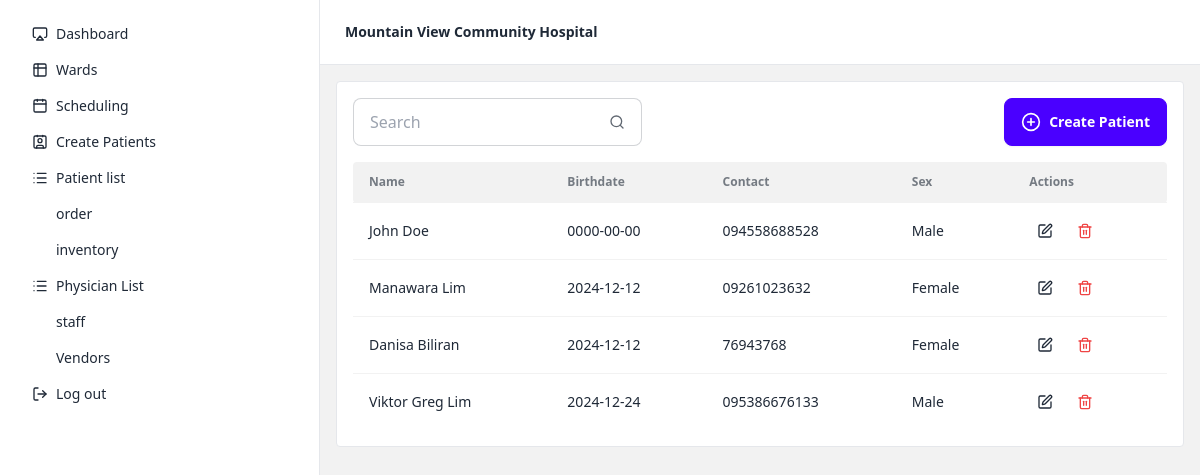
Before: /patients.php with the older database file.
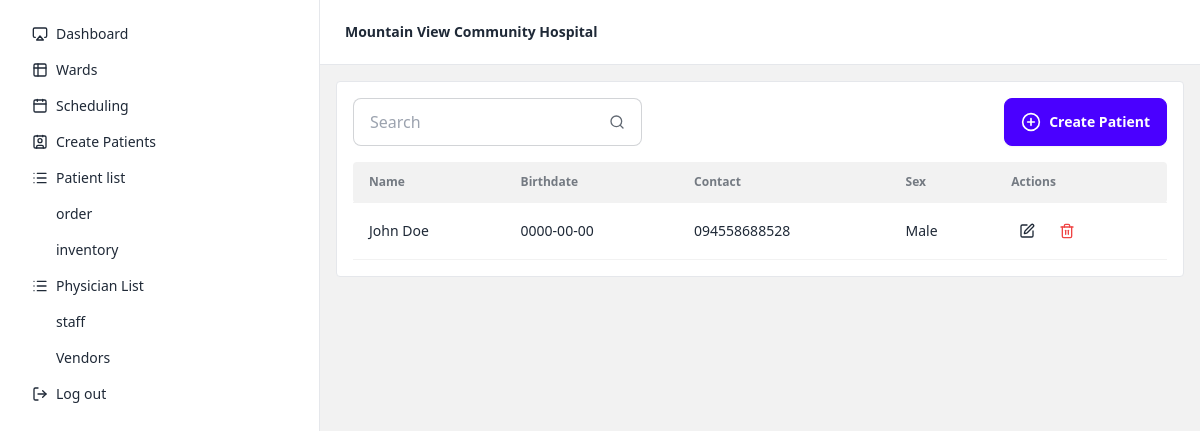
After: the same page with the newer database file.
### tables this page shows
CREATE TABLE `patients` (
  `patient_id` int(11) NOT NULL,
  `name` varchar(255) NOT NULL,
  `birthdate` date NOT NULL,
  `contact` varchar(255) NOT NULL,
  `sex` enum('Male','Female') NOT NULL
);

### classes/database.class.php (called while the page is built, shortened)
<?php
class Database
{
  function __construct()
  {
    $this->conn = new PDO("mysql: host=localhost;dbname=mvch", "root", "");
  }
}
?>

### classes/patients.class.php (called while the page is built, shortened)
<?php
require_once __DIR__ . "/database.class.php";
class Patients extends Database
{
  function fetchAll()
  {
    $query = $this->conn->prepare("SELECT * FROM patients");
    $query->execute();
    return $query->fetchAll();
  }
}
?>

### patients.php (the view, shortened to what this page needs)
<?php require_once __DIR__ . "/classes/patients.class.php"; ?>
<?php $patients = new Patients() ?>
<!DOCTYPE html>
<html lang="en" data-theme="light">
<?php require_once __DIR__ . "/includes/head.php"; ?>
<body>
  <div class="drawer lg:drawer-open">
    <div class="drawer-content bg-base-200">
      <?php require_once __DIR__ . "/includes/navbar.php"; ?>
      <section class="p-4">
        <div class="border rounded w-full bg-base-100 p-4 overflow-x-scroll">
          <div class="flex items-center justify-between mb-4">
            <div class="flex">
              <label class="input input-bordered flex items-center gap-2">
                <input id="search-table" type="text" class="grow" placeholder="Search" />
                <i data-lucide="search" class="h-4 w-4 opacity-70"></i>
              </label>
            </div>
            <button onclick="modal.showModal()" class="btn btn-primary">
              <i data-lucide="plus-circle" class="h-5 w-5"></i>
              Create Patient
            </button>
          </div>
          <table id="data-table" style="width: 100%;" class="table table-auto ">
            <thead>
              <tr class="bg-base-200">
                <th class="rounded-s">Name</th>
                <th>Birthdate</th>
                <th>Contact</th>
                <th>Sex</th>
                <th class="rounded-e">Actions</th>
              </tr>
            </thead>
            <tbody>
              <?php foreach ($patients->fetchAll() as $patient):
                extract($patient); ?>
                <tr>
                  <td><?= $name ?></td>
                  <td><?= $birthdate ?></td>
                  <td><?= $contact ?></td>
                  <td><?= $sex ?></td>
                  <td>
                    <div class="flex item-center gap-2">
                      <button data-id="<?= $patient_id ?>" class="edit btn btn-square btn-sm btn-ghost">
                        <i data-lucide="edit" class="h-4 w-4"></i>
                      </button>
                      <button data-id="<?= $patient_id ?>" class="delete btn btn-square btn-sm btn-ghost">
                        <i data-lucide="trash" class="h-4 w-4 text-red-500"></i>
                      </button>
                    </div>
                  </td>
                </tr>
              <?php endforeach; ?>
            </tbody>
          </table>
        </div>
      </section>
    </div>
    <?php require_once __DIR__ . "/includes/sidebar.php"; ?>
  </div>
</body>
</html>

### includes/head.php (shortened to what this page needs)
<head>
  <link href="https://cdn.jsdelivr.net/npm/daisyui@4.12.19/dist/full.min.css" rel="stylesheet" type="text/css" />
  <script src="https://cdn.tailwindcss.com"></script>
</head>

### includes/navbar.php (shortened to what this page needs)
<div class="navbar bg-base-100 border-b">
  <div class="flex-1">
    <a class="btn btn-ghost">
      <span class="hidden lg:block">Mountain View Community Hospital</span>
    </a>
  </div>
</div>

### includes/sidebar.php (shortened to what this page needs)
<?php
$menuItems = [
  [
    'icon' => 'airplay',
    'label' => 'Dashboard',
    'href' => '/staff-and-scheduling/index.php',
  ],
  [
    'icon' => 'table-2',
    'label' => 'Wards',
    'href' => '/staff-and-scheduling/wards.php',
  ],
  [
    'icon' => 'calendar',
    'label' => 'Scheduling',
    'href' => '/staff-and-scheduling/scheduling.php',
  ],
  [
    'icon' => 'contact',
    'label' => 'Create Patients',
    'href' => '/staff-and-scheduling/patients.php',
  ],
  [
    'icon' => 'list',
    'label' => 'Patient list',
    'href' => '/staff-and-scheduling/patientList.php',
  ],
  [
    'icon' => 'cart',
    'label' => 'order',
    'href' => '/staff-and-scheduling/orderList.php',
  ],
  [
    'icon' => 'inventory',
    'label' => 'inventory',
    'href' => '/staff-and-scheduling/itemList.php',
  ],
  [
    'icon' => 'list',
    'label' => 'Physician List',
    'href' => '/staff-and-scheduling/physicianList.php',
  ],
  [
    'icon' => 'staff',
    'label' => 'staff',
    'href' => '/staff-and-scheduling/staffList.php',
  ],
  [
    'icon' => 'Vendors',
    'label' => 'Vendors',
    'href' => '/staff-and-scheduling/vendorList.php',
  ],
  [
    'icon' => 'Log out',
    'label' => 'Log out',
    'href' => '/staff-and-scheduling/logout.php',
  ],
];
$currentPath = $_SERVER['REQUEST_URI'];
?>
<div class="drawer-side">
  <ul class="menu bg-base-100 border-r text-base-content min-h-full w-80 p-4">
    <?php foreach ($menuItems as $item): ?>
      <li>
        <a href="<?= $item["href"] ?>" class="<?= $item['href'] === $currentPath ? 'bg-base-300' : ''; ?>">
          <div class="flex items-center gap-2">
            <i data-lucide="<?= $item['icon']; ?>" class="h-4 w-4"></i>
            <?= htmlspecialchars($item['label']); ?>
          </div>
        </a>
      </li>
    <?php endforeach; ?>
  </ul>
</div>

### includes/head.php (style rules this page uses)
.btn-primary { color: white; }

Changed rows visible on the page:
removed patients: name "Manawara Lim", birthdate "2024-12-12", contact "09261023632", sex "Female"
removed patients: name "Danisa Biliran", birthdate "2024-12-12", contact "76943768", sex "Female"
removed patients: name "Viktor Greg Lim", birthdate "2024-12-24", contact "095386676133", sex "Male"
